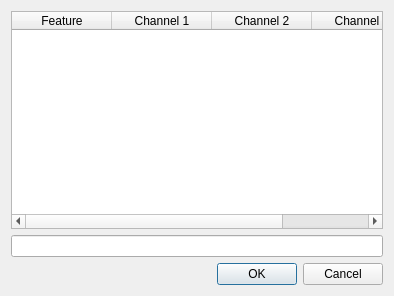
<?xml version="1.0" encoding="UTF-8"?>
<ui version="4.0">
 <class>SaveDataDialog</class>
 <widget class="QDialog" name="SaveDataDialog">
  <property name="geometry">
   <rect>
    <x>0</x>
    <y>0</y>
    <width>394</width>
    <height>296</height>
   </rect>
  </property>
  <property name="windowTitle">
   <string>Label Data &amp; Save</string>
  </property>
  <layout class="QVBoxLayout" name="verticalLayout">
   <item>
    <widget class="QTableWidget" name="featuresTable">
     <column>
      <property name="text">
       <string>Feature</string>
      </property>
     </column>
     <column>
      <property name="text">
       <string>Channel 1</string>
      </property>
     </column>
     <column>
      <property name="text">
       <string>Channel 2</string>
      </property>
     </column>
     <column>
      <property name="text">
       <string>Channel 3</string>
      </property>
     </column>
    </widget>
   </item>
   <item>
    <widget class="QLineEdit" name="labelEdit"/>
   </item>
   <item>
    <widget class="QDialogButtonBox" name="buttonBox">
     <property name="orientation">
      <enum>Qt::Orientation::Horizontal</enum>
     </property>
     <property name="standardButtons">
      <set>QDialogButtonBox::StandardButton::Cancel|QDialogButtonBox::StandardButton::Ok</set>
     </property>
    </widget>
   </item>
  </layout>
 </widget>
 <resources/>
 <connections>
  <connection>
   <sender>buttonBox</sender>
   <signal>accepted()</signal>
   <receiver>SaveDataDialog</receiver>
   <slot>accept()</slot>
   <hints>
    <hint type="sourcelabel">
     <x>248</x>
     <y>254</y>
    </hint>
    <hint type="destinationlabel">
     <x>157</x>
     <y>274</y>
    </hint>
   </hints>
  </connection>
  <connection>
   <sender>buttonBox</sender>
   <signal>rejected()</signal>
   <receiver>SaveDataDialog</receiver>
   <slot>reject()</slot>
   <hints>
    <hint type="sourcelabel">
     <x>316</x>
     <y>260</y>
    </hint>
    <hint type="destinationlabel">
     <x>286</x>
     <y>274</y>
    </hint>
   </hints>
  </connection>
 </connections>
</ui>
